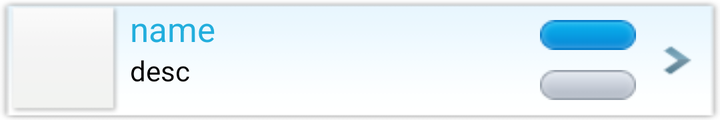
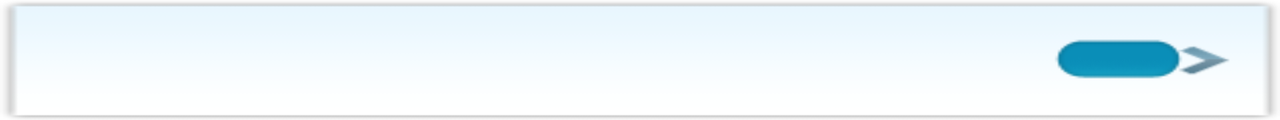

One screen, two layout resources from the same app: the default and the repository's alternative for another configuration. Each is rendered where Android would select it; the XML of both is given below.
<!-- AndroidManifest.xml: fallback theme Theme.MaterialComponents.DayNight.NoActionBar -->
<!-- res/layout/coupon_item1.xml -->
<?xml version="1.0" encoding="utf-8"?>
<RelativeLayout xmlns:android="http://schemas.android.com/apk/res/android"
	android:layout_width="fill_parent" android:layout_height="60dip"
	android:orientation="horizontal" android:background="@drawable/listing_bg_new">

	<ImageView android:id="@+id/couponBgImage"
		android:layout_centerVertical="true" android:layout_width="55dip"
		android:layout_marginLeft="5dip" android:layout_marginRight="5dip"
		android:layout_height="55dip" android:background="@drawable/coupon_img_bg" />

	<ImageView android:id="@+id/couponImage"
		android:layout_centerVertical="true" android:layout_width="40dip"
		android:layout_height="40dip" android:layout_marginLeft="10dip" />

	<LinearLayout android:layout_width="wrap_content"
		android:layout_marginTop="3dip" android:layout_height="wrap_content"
		android:orientation="vertical" android:id="@+id/textLayout"
		android:layout_toRightOf="@id/couponBgImage">
		<TextView android:id="@+id/couponName" android:layout_width="wrap_content"
			android:textColor="#22AEDD" android:textSize="17dip"
			android:layout_height="wrap_content"
			android:text="name" />
		<TextView android:id="@+id/storeName" android:layout_width="wrap_content"
			android:textColor="#000000" android:textSize="14dip"
			android:layout_height="wrap_content" android:text="desc" android:maxLines="2"/>
	</LinearLayout>


	<LinearLayout android:layout_width="70dip" android:id="@+id/kmsLayout"
		android:layout_centerVertical="true" android:layout_marginTop="15dip"
		android:orientation="vertical" android:layout_marginRight="20dip"
		android:layout_height="wrap_content" android:layout_alignParentRight="true">


		<RelativeLayout android:layout_width="wrap_content"
			android:layout_height="wrap_content" android:background="@drawable/km_bg">
			<TextView android:id="@+id/kmsText" android:layout_width="wrap_content"
				android:layout_height="wrap_content" android:textColor="#ffffff"
				android:textSize="10dip" android:layout_gravity="center_vertical"
				android:layout_centerInParent="true" android:layout_centerVertical="true"
				/>
		</RelativeLayout>


		<RelativeLayout android:layout_width="wrap_content" android:layout_marginTop="10dip"
			android:layout_height="wrap_content" android:background="@drawable/days_bg">

			<TextView android:id="@+id/daysText" android:layout_width="wrap_content"
				android:layout_height="wrap_content" android:textColor="#000000"
				android:textSize="10dip" android:layout_centerInParent="true"
				android:layout_centerVertical="true" android:layout_gravity="center"
				/>

		</RelativeLayout>





	</LinearLayout>



	

</RelativeLayout>
<!-- resources referenced by this layout -->
<resources>
  <!-- drawable coupon_img_bg: png bitmap (drawable-mdpi, 1365 bytes) -->
  <!-- drawable days_bg: png bitmap (drawable-mdpi, 1550 bytes) -->
  <!-- drawable km_bg: png bitmap (drawable-mdpi, 1595 bytes) -->
  <!-- drawable listing_bg_new: png bitmap (drawable-mdpi, 2153 bytes) -->
</resources>
<!-- res/layout-land/coupon_item1.xml (the repository's variant of the layout above) -->
<!-- drawn on the phone turned sideways -->
<?xml version="1.0" encoding="utf-8"?>
<RelativeLayout xmlns:android="http://schemas.android.com/apk/res/android"
	android:layout_width="fill_parent" android:layout_height="60dip"
	android:orientation="horizontal" android:background="@drawable/listing_bg_new">

	<ImageView android:id="@+id/couponImage"
		android:layout_width="70dip" android:layout_marginTop="5dip"
		android:layout_marginLeft="5dip" android:layout_marginRight="5dip"
		android:layout_marginBottom="5dip" android:layout_height="40dip" />

	<LinearLayout android:layout_width="wrap_content" android:layout_marginLeft="10dip" 
		android:layout_height="wrap_content" android:orientation="vertical"
		android:layout_toRightOf="@id/couponImage">
		<TextView android:id="@+id/couponName" android:layout_width="wrap_content"
			android:textColor="#ffffff" android:textSize="19dip" android:textStyle="bold"
			android:layout_height="wrap_content" android:text="" />
		<TextView android:id="@+id/storeName" android:layout_width="wrap_content"
			android:textColor="#ffffff" android:textSize="17dip"
			android:layout_height="wrap_content" android:text="" />
	</LinearLayout>

	<RelativeLayout android:layout_width="70dip" android:id="@+id/kmsLayout" 
		android:background="@drawable/km_btn" android:layout_centerVertical="true"
		android:layout_marginTop="15dip" 
		android:layout_marginRight="45dip" android:layout_height="wrap_content"
		android:layout_alignParentRight="true">
		
		<TextView android:id="@+id/kmsText" android:layout_width="wrap_content" android:textColor="#ffffff" android:textSize="9dip" android:layout_centerVertical="true" android:layout_centerInParent="true"
			android:layout_height="wrap_content" />

	</RelativeLayout>
	
</RelativeLayout>
<!-- resources referenced by the variant -->
<!-- as the phone turned sideways resolves them -->
<resources>
  <!-- drawable km_btn: png bitmap (drawable-mdpi, 957 bytes) -->
  <!-- drawable listing_bg_new: png bitmap (drawable-mdpi, 2153 bytes) -->
</resources>
